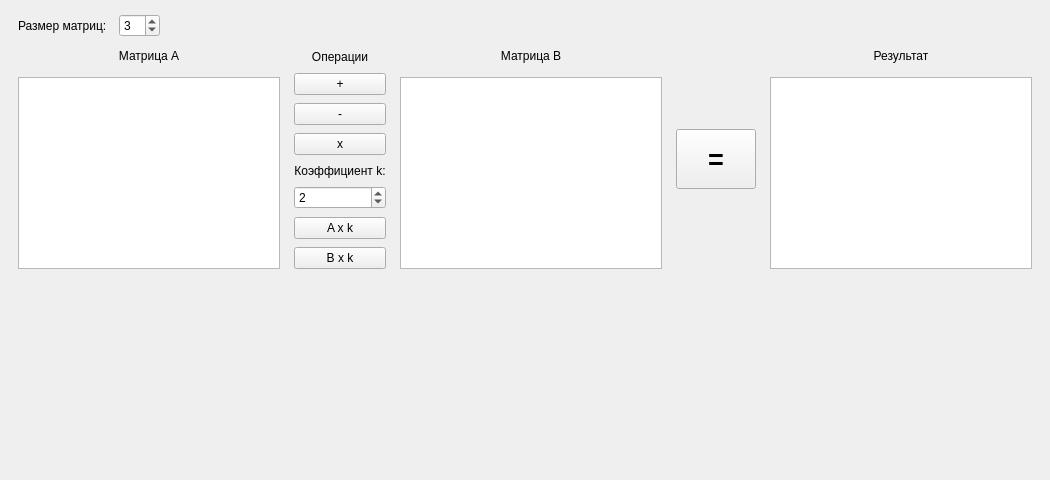
<?xml version="1.0" encoding="UTF-8"?>
<ui version="4.0">
 <class>MainWindow</class>
 <widget class="QMainWindow" name="MainWindow">
  <property name="geometry">
   <rect>
    <x>0</x>
    <y>0</y>
    <width>1050</width>
    <height>480</height>
   </rect>
  </property>
  <property name="minimumSize">
   <size>
    <width>1050</width>
    <height>480</height>
   </size>
  </property>
  <property name="windowTitle">
   <string>Matrix Calculator</string>
  </property>
  <widget class="QWidget" name="centralwidget">
   <layout class="QVBoxLayout" name="verticalLayout">
    <property name="spacing">
     <number>12</number>
    </property>
    <property name="leftMargin">
     <number>18</number>
    </property>
    <property name="topMargin">
     <number>14</number>
    </property>
    <property name="rightMargin">
     <number>18</number>
    </property>
    <property name="bottomMargin">
     <number>14</number>
    </property>
    <item>
     <layout class="QHBoxLayout" name="settingsLayout">
      <item>
       <widget class="QLabel" name="sizeLabel">
        <property name="text">
         <string>Размер матриц:</string>
        </property>
       </widget>
      </item>
      <item>
       <widget class="QSpinBox" name="spinSize">
        <property name="minimum">
         <number>1</number>
        </property>
        <property name="maximum">
         <number>10</number>
        </property>
        <property name="value">
         <number>3</number>
        </property>
       </widget>
      </item>
      <item>
       <spacer name="settingsSpacer">
        <property name="orientation">
         <enum>Qt::Orientation::Horizontal</enum>
        </property>
        <property name="sizeHint" stdset="0">
         <size>
          <width>40</width>
          <height>20</height>
         </size>
        </property>
       </spacer>
      </item>
     </layout>
    </item>
    <item>
     <layout class="QHBoxLayout" name="matricesLayout">
      <property name="spacing">
       <number>14</number>
      </property>
      <item>
       <layout class="QVBoxLayout" name="layoutA">
        <item>
         <widget class="QLabel" name="labelA">
          <property name="text">
           <string>Матрица A</string>
          </property>
          <property name="alignment">
           <set>Qt::AlignmentFlag::AlignCenter</set>
          </property>
         </widget>
        </item>
        <item>
         <widget class="QTableWidget" name="tableA"/>
        </item>
       </layout>
      </item>
      <item>
       <layout class="QVBoxLayout" name="operationLayout">
        <property name="spacing">
         <number>8</number>
        </property>
        <item>
         <widget class="QLabel" name="operationLabel">
          <property name="text">
           <string>Операции</string>
          </property>
          <property name="alignment">
           <set>Qt::AlignmentFlag::AlignCenter</set>
          </property>
         </widget>
        </item>
        <item>
         <widget class="QPushButton" name="buttonAdd">
          <property name="text">
           <string>+</string>
          </property>
          <property name="checkable">
           <bool>true</bool>
          </property>
         </widget>
        </item>
        <item>
         <widget class="QPushButton" name="buttonSubtract">
          <property name="text">
           <string>-</string>
          </property>
          <property name="checkable">
           <bool>true</bool>
          </property>
         </widget>
        </item>
        <item>
         <widget class="QPushButton" name="buttonMultiply">
          <property name="text">
           <string>x</string>
          </property>
          <property name="checkable">
           <bool>true</bool>
          </property>
         </widget>
        </item>
        <item>
         <widget class="QLabel" name="scalarLabel">
          <property name="text">
           <string>Коэффициент k:</string>
          </property>
          <property name="alignment">
           <set>Qt::AlignmentFlag::AlignCenter</set>
          </property>
         </widget>
        </item>
        <item>
         <widget class="QSpinBox" name="spinScalar">
          <property name="minimum">
           <number>-1000</number>
          </property>
          <property name="maximum">
           <number>1000</number>
          </property>
          <property name="value">
           <number>2</number>
          </property>
         </widget>
        </item>
        <item>
         <widget class="QPushButton" name="buttonScalarA">
          <property name="text">
           <string>A x k</string>
          </property>
          <property name="checkable">
           <bool>true</bool>
          </property>
         </widget>
        </item>
        <item>
         <widget class="QPushButton" name="buttonScalarB">
          <property name="text">
           <string>B x k</string>
          </property>
          <property name="checkable">
           <bool>true</bool>
          </property>
         </widget>
        </item>
       </layout>
      </item>
      <item>
       <layout class="QVBoxLayout" name="layoutB">
        <item>
         <widget class="QLabel" name="labelB">
          <property name="text">
           <string>Матрица B</string>
          </property>
          <property name="alignment">
           <set>Qt::AlignmentFlag::AlignCenter</set>
          </property>
         </widget>
        </item>
        <item>
         <widget class="QTableWidget" name="tableB"/>
        </item>
       </layout>
      </item>
      <item>
       <widget class="QPushButton" name="buttonEquals">
        <property name="minimumSize">
         <size>
          <width>45</width>
          <height>60</height>
         </size>
        </property>
        <property name="font">
         <font>
          <pointsize>20</pointsize>
          <bold>true</bold>
         </font>
        </property>
        <property name="text">
         <string>=</string>
        </property>
       </widget>
      </item>
      <item>
       <layout class="QVBoxLayout" name="layoutResult">
        <item>
         <widget class="QLabel" name="labelResult">
          <property name="text">
           <string>Результат</string>
          </property>
          <property name="alignment">
           <set>Qt::AlignmentFlag::AlignCenter</set>
          </property>
         </widget>
        </item>
        <item>
         <widget class="QTableWidget" name="tableResult"/>
        </item>
       </layout>
      </item>
     </layout>
    </item>
    <item>
     <spacer name="bottomSpacer">
      <property name="orientation">
       <enum>Qt::Orientation::Vertical</enum>
      </property>
      <property name="sizeHint" stdset="0">
       <size>
        <width>20</width>
        <height>40</height>
       </size>
      </property>
     </spacer>
    </item>
   </layout>
  </widget>
 </widget>
 <resources/>
 <connections/>
</ui>
